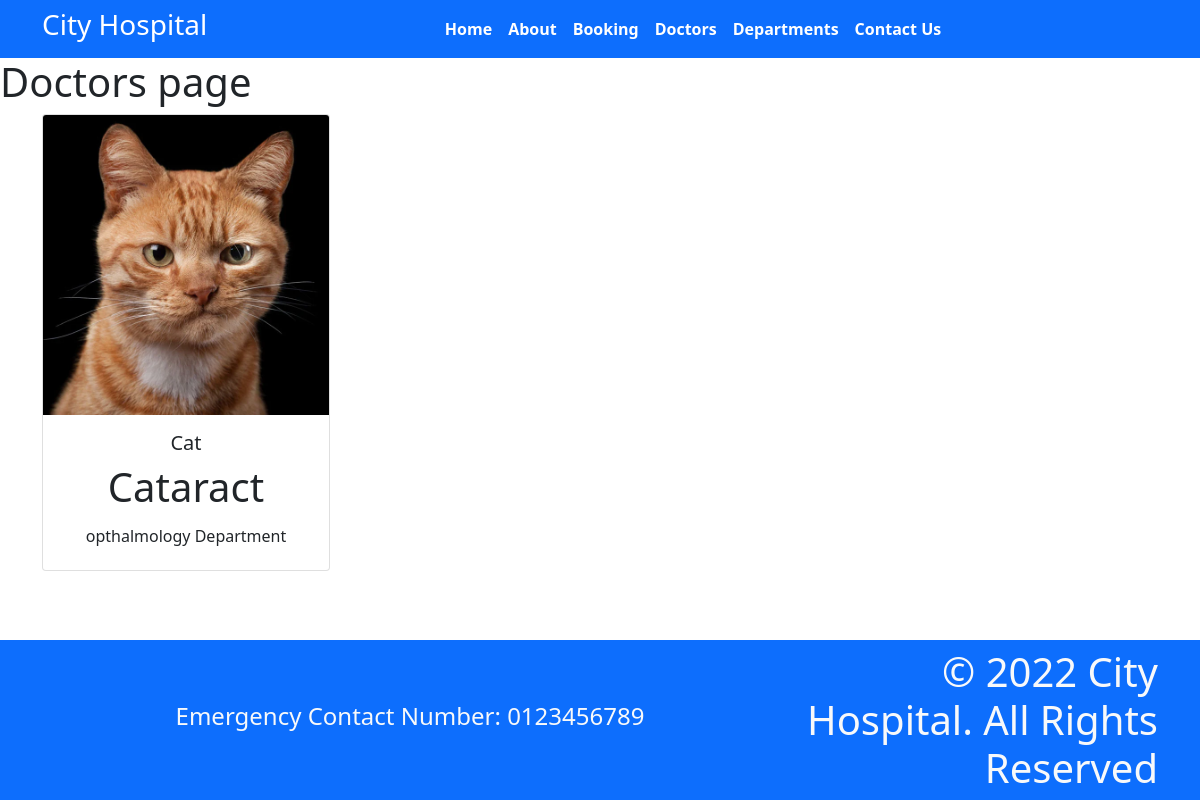
Page /doctors on the committed database.
### whatsapp/models.py (models this page shows, shortened)
class Doctors(models.Model):
    doc_name=models.CharField(max_length=255)
    doc_spec=models.CharField(max_length=255)
    dep_name=models.ForeignKey(Department,on_delete=models.CASCADE)
    doc_image=models.ImageField(upload_to='doctors')

class Department(models.Model):
    dep_name=models.CharField(max_length=255)
    dep_description=models.TextField(max_length=255)
    def __str__(self):
        return self.dep_name

### whatsapp/views.py (the view)
# urls.py: path('doctors',views.doctors, name='doctors'),
def doctors(request):
    dict_doc={
        'docs':Doctors.objects.all()
    }
    return render(request,'doctors.html', dict_doc)

### templates/doctors.html (shortened to what this page needs)
<!DOCTYPE html>
{% extends "base.html" %}
{% load static %}
       {% block content %}
  <h1>Doctors page<h1>
    <div class='container text-center'>
        {% for d in docs%}
    <div class="card" style="width: 18rem;">
        <img class="card-img-top" src="{{d.doc_image.url}}" alt="Card image cap">
        <div class="card-body">
          <h5 class="card-title">{{d.doc_name}}</h5>
          <p class="card-text">{{d.doc_spec}}</p>
          <h6>{{d.dep_name}} Department</h6>
        </div>
      </div>
      {%endfor%}
    {%endblock%}

### templates/base.html (shortened to what this page needs)
<!DOCTYPE html>
{%load static%}
<html>
  <head>
    <link rel="stylesheet"
      href=" https://cdn.jsdelivr.net/npm/bootstrap@5.1.3/dist/css/bootstrap.min.css ">
    <link rel="stylesheet"
      href="https://use.fontawesome.com/releases/v5.2.0/css/all.css">
      <link rel="stylesheet"
      href="{% static 'css\style.css'%}">
  </head>
  <body>
    <nav class="navbar bg-primary navbar-expand-md ">
      <div class="container">
        <div class="col-2 text-left pl-md-0">
          <h3 class="text-white"> City Hospital </h3>
        </div>
        <div
          class="collapse navbar-collapse justify-content-center col-md-8 navbar-collapse-3">
          <ul class="navbar-nav justify-content-center  fw-bold">
            <li class="nav-item active">
              <a class="nav-link text-white" href="{% url "index" %}">Home </a>
            </li>
            <li class="nav-item">
              <a class="nav-link text-white" href="{% url "about" %}">About</a>
            </li>
            <li class="nav-item">
              <a class="nav-link text-white" href="{% url "booking" %}">Booking</a>
            </li>
            <li class="nav-item">
              <a class="nav-link text-white" href="{% url "doctors" %}">Doctors</a>
            </li>
			 <li class="nav-item">
              <a class="nav-link text-white" href="{% url "department" %}">Departments</a>
            </li>
            <li class="nav-item">
              <a class="nav-link text-white" href="{% url "contact" %}">Contact Us</a>
            </li>
          </ul>
        </div>
      </div>
    </nav>
{% block content%}{%endblock%}
    <section class="fixed-bottom">
      <footer class="pt-2 pb-2  bg-primary text-light">
        <div class="container">
          <div class="row align-items-center">
            <div class="col-12 col-md-8">
              <h4>Emergency Contact Number: 0123456789</h4>
            </div>
            <div class="col-12 col-md-4 mt-4 mt-md-0 text-center text-md-end">
              © 2022 City Hospital. All Rights Reserved
            </div>
          </div>
        </div>
      </footer>
    </section>
  </body>
</html>

### rows in the picture
Doctors: doc_image (picture), doc_name "Cat", doc_spec "Cataract", dep_name "opthalmology"
